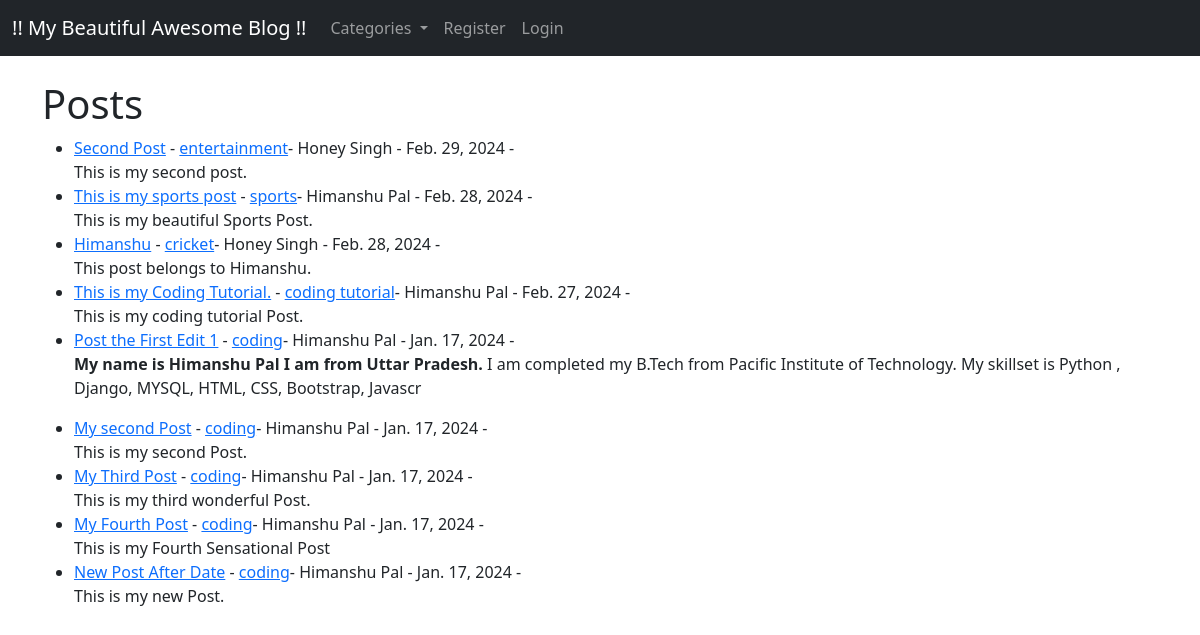
The app's page /app/ with its own data.
### app/models.py (models this page shows, shortened)
class Post(models.Model):
    title = models.CharField(max_length=255)
    title_tag = models.CharField(max_length=255)
    author = models.ForeignKey(User,on_delete=models.CASCADE)
    body = models.TextField()
    post_date = models.DateField(auto_now_add=True)
    category = models.CharField(max_length=255, default='coding')
    likes = models.ManyToManyField(User,related_name='blog_posts')

### app/views.py (the view)
# urls.py: path('',HomeView.as_view(),name="home"),
class HomeView(ListView):
    model = Post
    template_name = 'home.html'
    ordering = ['-post_date']
    def get_context_data(self, *args, **kwargs):
        cat_menu = Category.objects.all()
        context = super(HomeView, self).get_context_data(*args, **kwargs)
        context["cat_menu"] = cat_menu
        return context

### app/models.py (called while the page is built)
    def __str__(self):
        return self.name

### app/templates/home.html (shortened to what this page needs)
{% extends 'base.html' %}
{% block content %}
        <h1>Posts</h1>
        <ul>
        {% for post in object_list %}
           <li><a href="{% url 'article-detail' post.pk %}">
           {{ post.title }}</a> -
           <a href="{% url 'category' post.category|slugify %}">
           {{  post.category}}</a>-
           {{ post.author.first_name }}
           {{ post.author.last_name }} -
           {{ post.post_date }} -
           <br>
           {{ post.body|slice:":200" | safe }}
           </li>
        {% endfor %}
        </ul>
{% endblock %}

### records on screen
Post: title "Second Post", category "entertainment", author.first_name "Honey", author.last_name "Singh", post_date "Feb. 29, 2024", body "This is my second post."
Post: title "This is my sports post", category "sports", author.first_name "Himanshu", author.last_name "Pal", post_date "Feb. 28, 2024", body "This is my beautiful Sports Post."
Post: title "Himanshu", category "cricket", author.first_name "Honey", author.last_name "Singh", post_date "Feb. 28, 2024", body "This post belongs to Himanshu."
Post: title "This is my Coding Tutorial.", category "coding tutorial", author.first_name "Himanshu", author.last_name "Pal", post_date "Feb. 27, 2024", body "This is my coding tutorial Post."
Post: title "Post the First Edit 1", category "coding", author.first_name "Himanshu", author.last_name "Pal", post_date "Jan. 17, 2024", body "My name is Himanshu Pal I am from Uttar Pradesh. I am completed my B.Tech from Pacific Institute of Technology. My skillset is Python , Django, MYSQL, HTML, CSS, Bootstrap, Javascr"
Post: title "My second Post", category "coding", author.first_name "Himanshu", author.last_name "Pal", post_date "Jan. 17, 2024", body "This is my second Post."
Post: title "My Third Post", category "coding", author.first_name "Himanshu", author.last_name "Pal", post_date "Jan. 17, 2024", body "This is my third wonderful Post."
Post: title "My Fourth Post", category "coding", author.first_name "Himanshu", author.last_name "Pal", post_date "Jan. 17, 2024", body "This is my Fourth Sensational Post"
Post: title "New Post After Date", category "coding", author.first_name "Himanshu", author.last_name "Pal", post_date "Jan. 17, 2024", body "This is my new Post."
